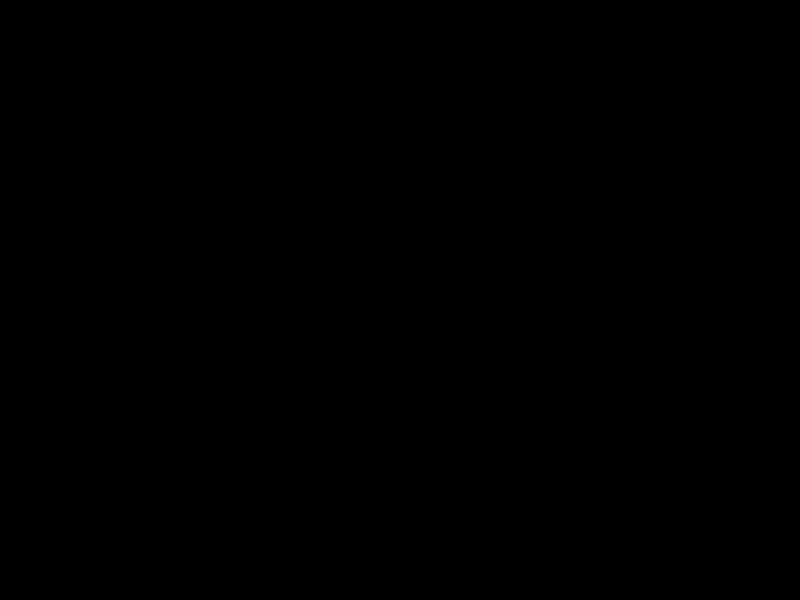
Frame 1 (no input)
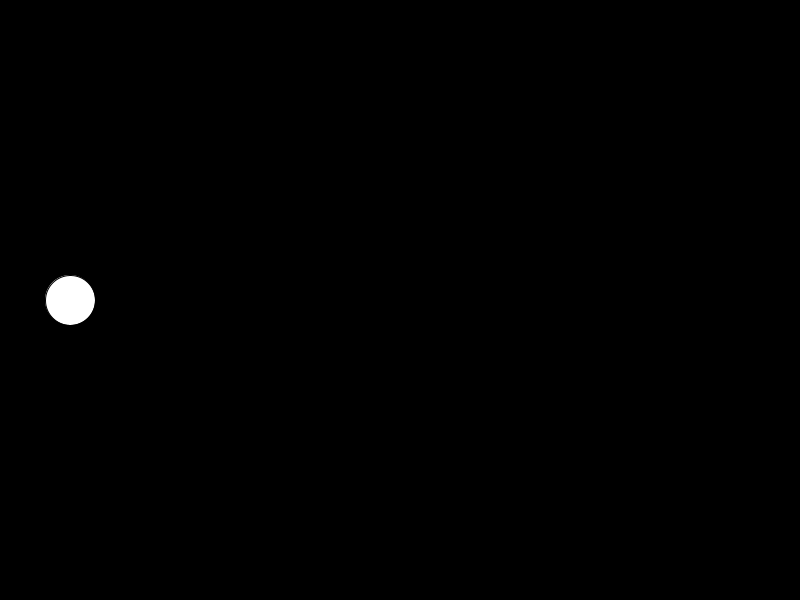
Frame 60 (the mouse pressed at the canvas centre just before this capture)
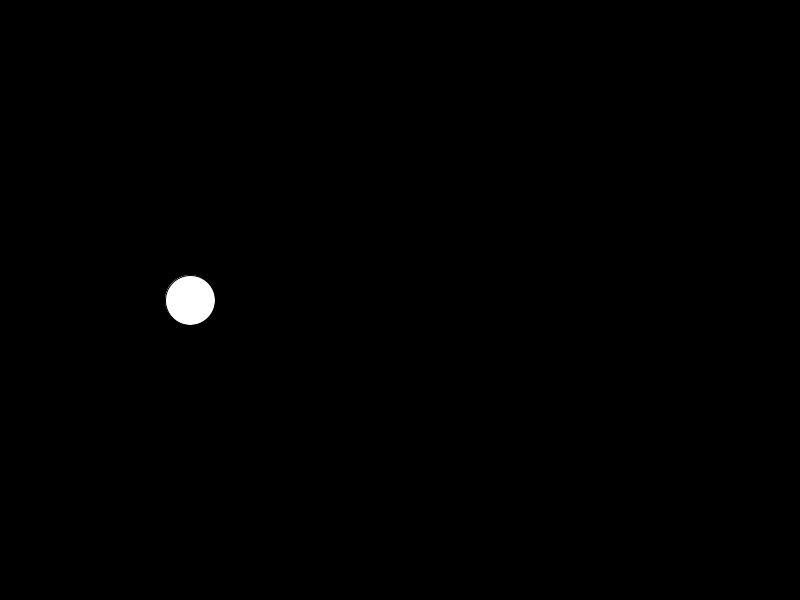
Frame 120 (the mouse held since frame 60 and released just before this capture)

The Processing sketch that drew these frames (run headless with seeded random() and noise(); from frame 60 on, the mouse is pressed at the canvas centre):

// Processing sketch: sketch_140425i
// ── sketch_140425i.pde
int rad = 50;
int e_x = -rad;
int e_y = 300;
int dx = 2;


void setup(){
  size(800,600);
}


void draw(){
  background(0);
  e_x = e_x + dx;
  fill(255);
  ellipse(e_x,e_y,rad,rad);
}
